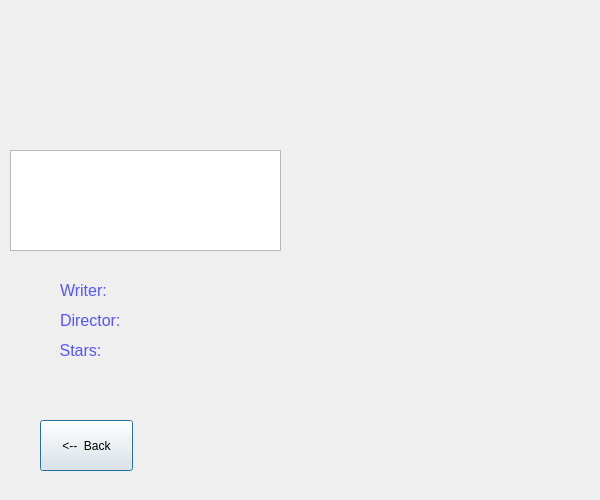
<?xml version="1.0" encoding="UTF-8"?>
<ui version="4.0">
 <class>movie24</class>
 <widget class="QDialog" name="movie24">
  <property name="geometry">
   <rect>
    <x>0</x>
    <y>0</y>
    <width>600</width>
    <height>500</height>
   </rect>
  </property>
  <property name="windowTitle">
   <string>Dialog</string>
  </property>
  <widget class="QLabel" name="Writer">
   <property name="geometry">
    <rect>
     <x>130</x>
     <y>280</y>
     <width>171</width>
     <height>20</height>
    </rect>
   </property>
   <property name="text">
    <string/>
   </property>
  </widget>
  <widget class="QLabel" name="MovieName">
   <property name="geometry">
    <rect>
     <x>30</x>
     <y>10</y>
     <width>531</width>
     <height>51</height>
    </rect>
   </property>
   <property name="font">
    <font>
     <pointsize>18</pointsize>
    </font>
   </property>
   <property name="text">
    <string>&lt;html&gt;&lt;head/&gt;&lt;body&gt;&lt;p&gt;&lt;br/&gt;&lt;/p&gt;&lt;/body&gt;&lt;/html&gt;</string>
   </property>
   <property name="alignment">
    <set>Qt::AlignCenter</set>
   </property>
  </widget>
  <widget class="QLabel" name="label_4">
   <property name="geometry">
    <rect>
     <x>30</x>
     <y>330</y>
     <width>101</width>
     <height>41</height>
    </rect>
   </property>
   <property name="text">
    <string>&lt;html&gt;&lt;head/&gt;&lt;body&gt;&lt;p&gt;&lt;span style=&quot; font-size:12pt; color:#5555ff;&quot;&gt;Stars:&lt;/span&gt;&lt;/p&gt;&lt;/body&gt;&lt;/html&gt;</string>
   </property>
   <property name="alignment">
    <set>Qt::AlignCenter</set>
   </property>
  </widget>
  <widget class="QTextEdit" name="textEdit">
   <property name="geometry">
    <rect>
     <x>10</x>
     <y>150</y>
     <width>271</width>
     <height>101</height>
    </rect>
   </property>
   <property name="readOnly">
    <bool>true</bool>
   </property>
   <property name="html">
    <string>&lt;!DOCTYPE HTML PUBLIC &quot;-//W3C//DTD HTML 4.0//EN&quot; &quot;http://www.w3.org/TR/REC-html40/strict.dtd&quot;&gt;
&lt;html&gt;&lt;head&gt;&lt;meta name=&quot;qrichtext&quot; content=&quot;1&quot; /&gt;&lt;style type=&quot;text/css&quot;&gt;
p, li { white-space: pre-wrap; }
&lt;/style&gt;&lt;/head&gt;&lt;body style=&quot; font-family:'Ubuntu'; font-size:11pt; font-weight:400; font-style:normal;&quot;&gt;
&lt;p style=&quot;-qt-paragraph-type:empty; margin-top:0px; margin-bottom:0px; margin-left:0px; margin-right:0px; -qt-block-indent:0; text-indent:0px;&quot;&gt;&lt;br /&gt;&lt;/p&gt;&lt;/body&gt;&lt;/html&gt;</string>
   </property>
  </widget>
  <widget class="QLabel" name="Director">
   <property name="geometry">
    <rect>
     <x>130</x>
     <y>310</y>
     <width>151</width>
     <height>16</height>
    </rect>
   </property>
   <property name="text">
    <string/>
   </property>
  </widget>
  <widget class="QPushButton" name="pushButton_2">
   <property name="geometry">
    <rect>
     <x>40</x>
     <y>420</y>
     <width>93</width>
     <height>51</height>
    </rect>
   </property>
   <property name="text">
    <string>&lt;--  Back</string>
   </property>
  </widget>
  <widget class="QLabel" name="label_2">
   <property name="geometry">
    <rect>
     <x>60</x>
     <y>270</y>
     <width>101</width>
     <height>41</height>
    </rect>
   </property>
   <property name="text">
    <string>&lt;html&gt;&lt;head/&gt;&lt;body&gt;&lt;p&gt;&lt;span style=&quot; font-size:12pt; color:#5555ff;&quot;&gt;Writer:&lt;/span&gt;&lt;/p&gt;&lt;/body&gt;&lt;/html&gt;</string>
   </property>
  </widget>
  <widget class="QLabel" name="label_3">
   <property name="geometry">
    <rect>
     <x>60</x>
     <y>300</y>
     <width>101</width>
     <height>41</height>
    </rect>
   </property>
   <property name="text">
    <string>&lt;html&gt;&lt;head/&gt;&lt;body&gt;&lt;p&gt;&lt;span style=&quot; font-size:12pt; color:#5555ff;&quot;&gt;Director:&lt;/span&gt;&lt;/p&gt;&lt;/body&gt;&lt;/html&gt;</string>
   </property>
  </widget>
  <widget class="QLabel" name="stars">
   <property name="geometry">
    <rect>
     <x>130</x>
     <y>340</y>
     <width>161</width>
     <height>16</height>
    </rect>
   </property>
   <property name="text">
    <string/>
   </property>
  </widget>
  <widget class="QLabel" name="Category">
   <property name="geometry">
    <rect>
     <x>50</x>
     <y>110</y>
     <width>181</width>
     <height>31</height>
    </rect>
   </property>
   <property name="text">
    <string/>
   </property>
  </widget>
  <widget class="QLabel" name="pictureLabel">
   <property name="geometry">
    <rect>
     <x>310</x>
     <y>80</y>
     <width>261</width>
     <height>401</height>
    </rect>
   </property>
   <property name="text">
    <string/>
   </property>
  </widget>
 </widget>
 <resources/>
 <connections/>
</ui>
